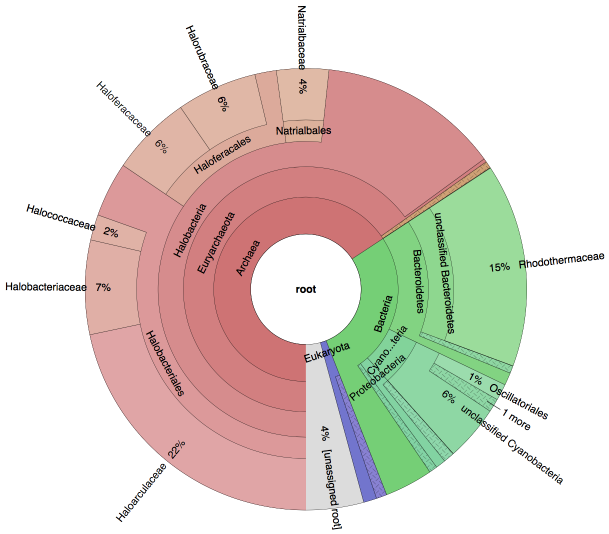
#> input picture figure_1/krona_dna.png, 1218 x 1067 px (shown at 1/2 size)
$ python make_plot.py   (Python 2 division)   (older library calls are emulated)
#> lines starting #> are read from the running program, lines starting #| are printed output that depends on the picture; long printed decimals are rounded
#!/usr/bin/env python
print "loading python packages..."
import sys, getopt, os
import pandas as pd
import scipy.stats as stats
import matplotlib.pyplot as plt
import matplotlib.gridspec as gridspec
from matplotlib.patches import Patch
from matplotlib.cbook import get_sample_data
import seaborn as sns
sns.set_color_codes()
import operator as op
import numpy as np
import math
from PIL import Image
from sklearn.decomposition import PCA
from sklearn.preprocessing import StandardScaler
from matplotlib.colors import LogNorm
from PIL import Image
import scipy.stats

def clear_ax(ax):
	ax.xaxis.set_visible(False)
	ax.set_yticklabels([])
	ax.set_yticklabels([])
	for spine in ax.spines.values(): spine.set_visible(False)
	ax.yaxis.set_ticks_position('none')


def insert_png(filename, ax):
	folder = os.path.dirname(os.path.realpath(__file__))
	im = plt.imread(get_sample_data(folder + "/" + filename))
	ax.imshow(im)
	ax.set_title(filename.split(".")[0], fontsize=title_font)


def manual_png(img, x, y, resize):
#> called with img = 'krona_dna.png', x = 10.5, y = 0.9, resize = 0.87
	folder = os.path.dirname(os.path.realpath(__file__))
	im = Image.open(folder + "/" + img)
#> im is the input picture: PIL image 1218x1067 RGBA; mean R, G, B, A 223.2, 212.8, 204.5, 255

	plot_h = fig.bbox.ymax; plot_w = 0.95*fig.bbox.xmax/2
	h = im.size[1]
#> h = 1067
	w = im.size[0]
#> w = 1218

	resize_ratio = min(plot_h/h, plot_w/w)
#> resize_ratio = 0.819
	print resize_ratio
#| 0.819
	resize_ratio = resize
	h*=resize_ratio
#> h = 928.3
	w*=resize_ratio
#> w = 1059.7

	im = im.resize((int(w), int(h)), Image.ANTIALIAS)
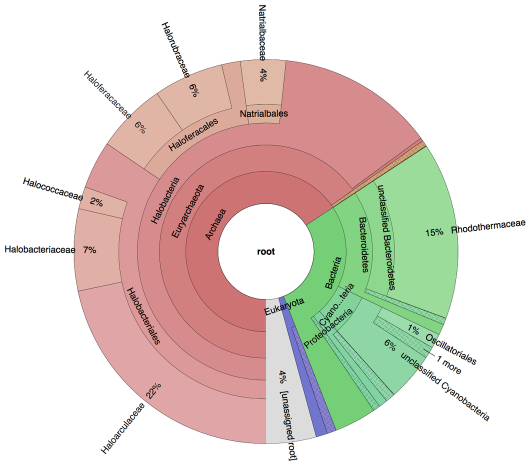
#> im: PIL image 1059x928 RGBA (shown at 1/2 size); mean R, G, B, A 223.2, 212.8, 204.5, 255
	im = np.array(im).astype(np.float) / 255
#> im: shape (928, 1059, 4) float64
#> call 2 of manual_png, with img = 'krona_rna.png', x = 1050, y = 0.3, resize = 0.87
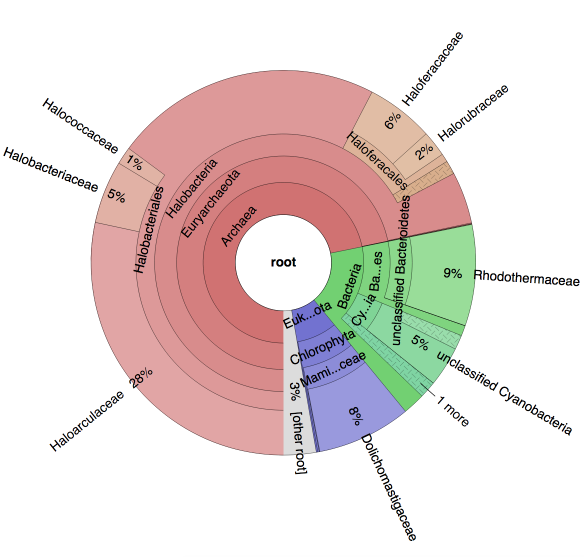
#> input picture figure_1/krona_rna.png, 1167 x 1114 px (shown at 1/2 size)
#> in manual_png, im is the input picture: PIL image 1167x1114 RGBA; mean R, G, B, A 230.4, 218.2, 215.7, 255
#| 0.8548
#> in manual_png (call 2), `im = im.resize((int(w), int(h)), Image.ANTIALIAS)`:
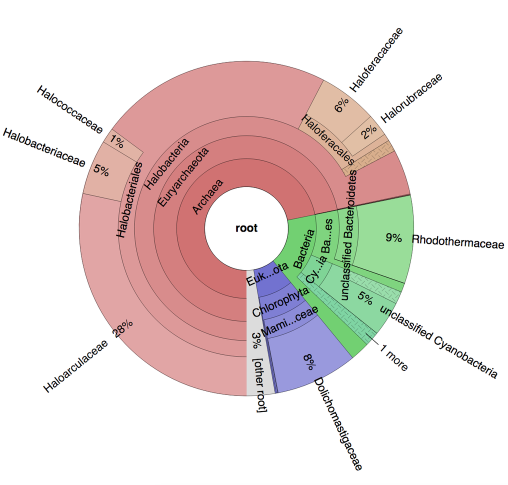
#> im: PIL image 1015x969 RGBA (shown at 1/2 size); mean R, G, B, A 230.5, 218.3, 215.8, 255
	plt.figimage(im, x, y*(plot_h-h))


def add_labels(labels):
	ax = fig.add_axes([0, 0, 1, 1])
	for i,label in enumerate(labels):
		x = float(i)/2
		x = x+0.05
		y = 0.9
		ax.text(x, y, label, fontsize=heading_font)
	ax.axis("off")


##################   SETUP PLOT   ######################

# main figure layout:
font = {'family': 'arial', 'weight': 'normal', 'size': 12}
plt.rc('font', **font)

sns.set_palette("colorblind")
fig = plt.figure(figsize=(7, 3.5), dpi=300)

axis_font=8
label_font=10
heading_font=16


##################   DRAW KRONAS   ######################

print "adding kronagram figures..."
manual_png("krona_dna.png", 0.01 * fig.bbox.xmax/2, 0.90, 0.87)
manual_png("krona_rna.png", 1.0 * fig.bbox.xmax/2, 0.3, 0.87)
add_labels(["A", "B"])


##################   FINISHING PLOT   ######################

#plt.subplots_adjust(left=0.1, right=0.95, top=0.9, bottom=0.1)
plt.savefig("figure.png", dpi=300)
#plt.savefig("figure_S2.eps", dpi=300)
#plt.show()
